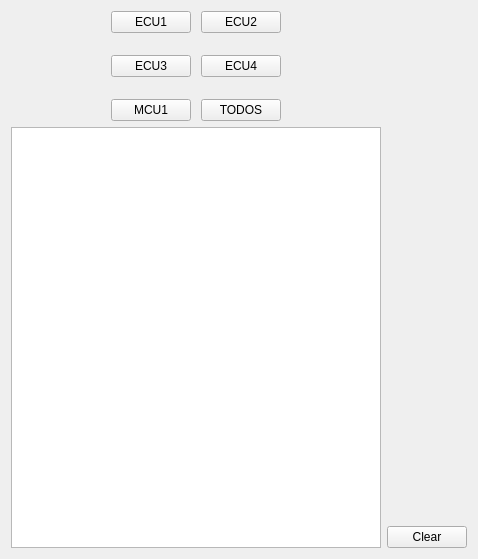
              <widget class="QWidget" name="InAnTest">
               <layout class="QGridLayout" name="gridLayout_11">
                <item row="0" column="0">
                 <layout class="QHBoxLayout" name="horizontalInitOpt_5">
                  <property name="spacing">
                   <number>10</number>
                  </property>
                  <property name="leftMargin">
                   <number>100</number>
                  </property>
                  <property name="topMargin">
                   <number>0</number>
                  </property>
                  <property name="rightMargin">
                   <number>100</number>
                  </property>
                  <property name="bottomMargin">
                   <number>0</number>
                  </property>
                  <item>
                   <layout class="QVBoxLayout" name="verticalLayout_30">
                    <property name="spacing">
                     <number>22</number>
                    </property>
                    <property name="topMargin">
                     <number>0</number>
                    </property>
                    <property name="bottomMargin">
                     <number>0</number>
                    </property>
                    <item>
                     <widget class="QPushButton" name="ecu1InAn">
                      <property name="text">
                       <string>ECU1</string>
                      </property>
                      <property name="checkable">
                       <bool>true</bool>
                      </property>
                      <property name="autoExclusive">
                       <bool>true</bool>
                      </property>
                     </widget>
                    </item>
                    <item>
                     <widget class="QPushButton" name="ecu3InAn">
                      <property name="text">
                       <string>ECU3</string>
                      </property>
                      <property name="checkable">
                       <bool>true</bool>
                      </property>
                      <property name="autoExclusive">
                       <bool>true</bool>
                      </property>
                     </widget>
                    </item>
                    <item>
                     <widget class="QPushButton" name="mcu1InAn">
                      <property name="text">
                       <string>MCU1</string>
                      </property>
                      <property name="checkable">
                       <bool>true</bool>
                      </property>
                      <property name="autoExclusive">
                       <bool>true</bool>
                      </property>
                     </widget>
                    </item>
                   </layout>
                  </item>
                  <item>
                   <layout class="QVBoxLayout" name="verticalLayout_31">
                    <property name="spacing">
                     <number>22</number>
                    </property>
                    <property name="topMargin">
                     <number>0</number>
                    </property>
                    <property name="bottomMargin">
                     <number>0</number>
                    </property>
                    <item>
                     <widget class="QPushButton" name="ecu2InAn">
                      <property name="text">
                       <string>ECU2</string>
                      </property>
                      <property name="checkable">
                       <bool>true</bool>
                      </property>
                      <property name="autoExclusive">
                       <bool>true</bool>
                      </property>
                     </widget>
                    </item>
                    <item>
                     <widget class="QPushButton" name="ecu4InAn">
                      <property name="text">
                       <string>ECU4</string>
                      </property>
                      <property name="checkable">
                       <bool>true</bool>
                      </property>
                      <property name="autoExclusive">
                       <bool>true</bool>
                      </property>
                     </widget>
                    </item>
                    <item>
                     <widget class="QPushButton" name="todosInAn">
                      <property name="text">
                       <string>TODOS</string>
                      </property>
                      <property name="checkable">
                       <bool>true</bool>
                      </property>
                      <property name="autoExclusive">
                       <bool>true</bool>
                      </property>
                     </widget>
                    </item>
                   </layout>
                  </item>
                 </layout>
                </item>
                <item row="1" column="0">
                 <widget class="QTextBrowser" name="console_8">
                  <property name="minimumSize">
                   <size>
                    <width>0</width>
                    <height>421</height>
                   </size>
                  </property>
                  <property name="html">
                   <string>&lt;!DOCTYPE HTML PUBLIC &quot;-//W3C//DTD HTML 4.0//EN&quot; &quot;http://www.w3.org/TR/REC-html40/strict.dtd&quot;&gt;
&lt;html&gt;&lt;head&gt;&lt;meta name=&quot;qrichtext&quot; content=&quot;1&quot; /&gt;&lt;meta charset=&quot;utf-8&quot; /&gt;&lt;style type=&quot;text/css&quot;&gt;
p, li { white-space: pre-wrap; }
hr { height: 1px; border-width: 0; }
li.unchecked::marker { content: &quot;\2610&quot;; }
li.checked::marker { content: &quot;\2612&quot;; }
&lt;/style&gt;&lt;/head&gt;&lt;body style=&quot; font-family:'.AppleSystemUIFont'; font-size:13pt; font-weight:400; font-style:normal;&quot;&gt;
&lt;p style=&quot;-qt-paragraph-type:empty; margin-top:0px; margin-bottom:0px; margin-left:0px; margin-right:0px; -qt-block-indent:0; text-indent:0px;&quot;&gt;&lt;br /&gt;&lt;/p&gt;&lt;/body&gt;&lt;/html&gt;</string>
                  </property>
                 </widget>
                </item>
                <item row="1" column="1" alignment="Qt::AlignBottom">
                 <widget class="QPushButton" name="clearButton_9">
                  <property name="sizePolicy">
                   <sizepolicy hsizetype="Fixed" vsizetype="Fixed">
                    <horstretch>0</horstretch>
                    <verstretch>0</verstretch>
                   </sizepolicy>
                  </property>
                  <property name="text">
                   <string>Clear</string>
                  </property>
                 </widget>
                </item>
               </layout>
              </widget>
